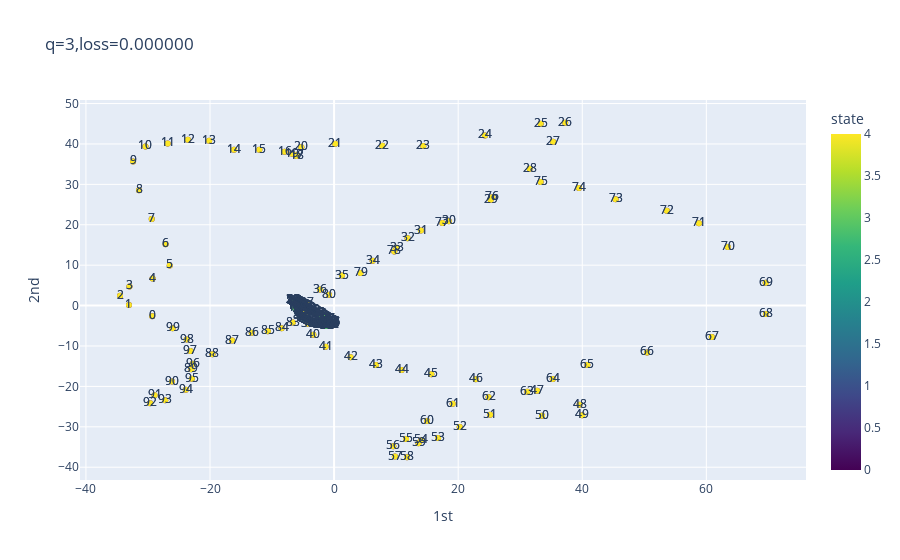

The notebook cell saved with this chart:
### Code cell
for epoch in range(10000):
    for batch, data in enumerate(train_dataset_mix):
        rec_loss, adver_loss, real_loss, fake_loss = train_step(data)
        
    redatum_loss = 0.0
    for batch, data in enumerate(train_dataset_pair):
        if batch<10:
            redatum_loss += redatuming_loss(data)
        else:
            break
    redatum_loss /= 10
    
    print("===== epoch {:d} =====".format(epoch))    
    print("rec_loss:     {:f}".format(rec_loss))
    print("adver_loss:   {:f}".format(adver_loss))
    print("disc_loss:    {:f}+{:f}".format(real_loss, fake_loss))        
    print("redatum_loss: {:f}".format(redatum_loss)) 
    if epoch%10==0:
        clear_output(wait=True)
        plot_my()

### Figure 1 — Plotly figure (JSON) as saved in the notebook; plotly's stock layout.template omitted (floating-point values rounded to 4 significant figures; data arrays with more than 128 entries replaced by an {"elided": "..."} marker saying what was removed)
{"data": [{"hovertemplate": "1st=%{x}<br>2nd=%{y}<br>shift=%{text}<br>state=%{marker.color}<extra></extra>", "legendgroup": "", "marker": {"color": {"elided": "500 int values"}, "coloraxis": "coloraxis", "symbol": "circle"}, "mode": "markers+text", "name": "", "orientation": "v", "showlegend": false, "text": {"elided": "500 int values"}, "type": "scatter", "x": {"elided": "500 float values"}, "xaxis": "x", "y": {"elided": "500 float values"}, "yaxis": "y"}], "layout": {"autosize": true, "coloraxis": {"colorbar": {"title": {"text": "state"}}, "colorscale": [[0, "#440154"], [0.1111, "#482878"], [0.2222, "#3e4989"], [0.3333, "#31688e"], [0.4444, "#26828e"], [0.5556, "#1f9e89"], [0.6667, "#35b779"], [0.7778, "#6ece58"], [0.8889, "#b5de2b"], [1, "#fde725"]]}, "legend": {"tracegroupgap": 0}, "title": {"text": "q=3,loss=0.000000"}, "xaxis": {"anchor": "y", "autorange": true, "domain": [0, 1], "range": [-41.26, 76.37], "title": {"text": "1st"}, "type": "linear"}, "yaxis": {"anchor": "x", "autorange": true, "domain": [0, 1], "range": [-43.36, 51.08], "title": {"text": "2nd"}, "type": "linear"}}}
